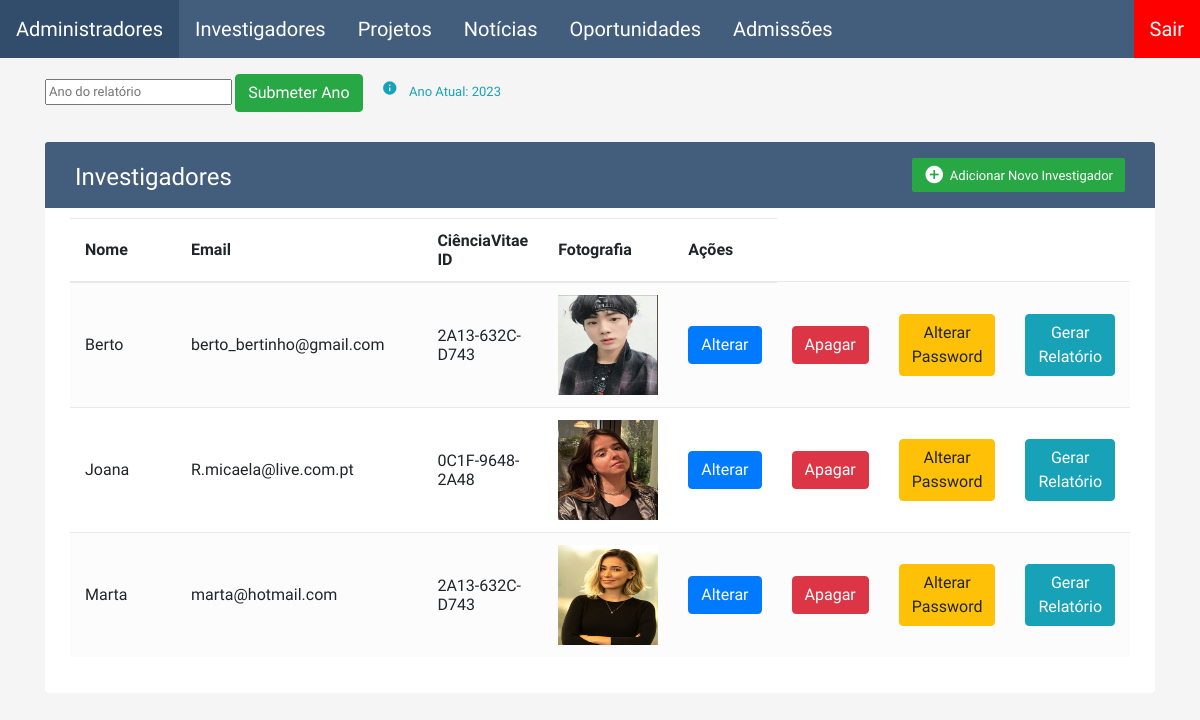
The page /backoffice/investigadores/index.php (signed in) on the database its author committed.
### tables this page shows
CREATE TABLE `investigadores` (
  `id` int(11) NOT NULL,
  `nome` varchar(100) NOT NULL,
  `email` varchar(100) NOT NULL,
  `ciencia_id` varchar(100) NOT NULL,
  `sobre` mediumtext NOT NULL,
  `tipo` varchar(100) NOT NULL,
  `fotografia` varchar(100) NOT NULL,
  `areasdeinteresse` mediumtext NOT NULL,
  `orcid` varchar(255) NOT NULL,
  `scholar` varchar(255) NOT NULL,
  `password` varchar(255) NOT NULL,
  `ultimologin` datetime DEFAULT NULL
);

### backoffice/verifica.php (called while the page is built, shortened)
<?php
require "navbar.php";
?>

### backoffice/investigadores/index.php (the view, shortened to what this page needs)
<?php
require "../verifica.php";
require "../config/basedados.php";
$sql = "SELECT id, nome, email, ciencia_id, sobre, tipo, fotografia, areasdeinteresse, orcid, scholar FROM investigadores ORDER BY nome";
$result = mysqli_query($conn, $sql);
?>
<link rel="stylesheet" href="https://stackpath.bootstrapcdn.com/bootstrap/4.5.0/css/bootstrap.min.css">
<link rel="stylesheet" href="https://maxcdn.bootstrapcdn.com/font-awesome/4.7.0/css/font-awesome.min.css">
<div class="container mt-3">
	<form action="./index.php" method="post">
		<input name="anoRelatorio" type="text" placeholder="Ano do relatório" />
		<input type="submit" value="Submeter Ano" class="btn btn-success" />
			<?php
			if (isset($_SESSION["anoRelatorio"])) {
			?>
				<span class='text-danger'>
					<?php
					if (@$_SESSION["anoRelatorio"] != "") {
					?>
						<span class="material-icons-round ml-3" style="font-size:16px;">&#xE002;</span><span class="ml-2">Foi submetido o ano <?= $_SESSION["anoRelatorio"] ?>!</span>
					<?php
					} else {
					?>
						<span class="material-icons-round ml-3" style="font-size:16px;">&#xE002;</span><span class="ml-2">Cuidado! Campo submetido vazio! (Ano: <?= date("Y") ?>)</span>
					<?php
					}
					?>
				</span>
			<?php } else {
			?>
				<span class="text-info">
					<span class="material-icons-round ml-3" style="font-size:16px;">&#xE88E;</span><span class="ml-2"> Ano Atual: <?= date("Y") ?></span>
				</span>
		<?php
			}?>
	</form>
</div>
<div class="container-xl">
	<div class="table-responsive">
		<div class="table-wrapper">
			<div class="table-title">
				<div class="row">
					<div class="col-sm-6">
						<h2>Investigadores</h2>
					</div>
					<?php if ($_SESSION["autenticado"] == 'administrador') { ?>
						<div class="col-sm-6">
							<a href="create.php" class="btn btn-success"><i class="material-icons">&#xE147;</i> <span>Adicionar
									Novo Investigador</span></a>
						</div>
					<?php } ?>
				</div>
			</div>
			<table class="table table-striped table-hover">
				<thead>
					<tr>
						<th>Nome</th>
						<th>Email</th>
						<th>CiênciaVitae ID</th>
						<th>Fotografia</th>
						<th>Ações</th>
					</tr>
				</thead>
				<tbody>
					<?php
					if (mysqli_num_rows($result) > 0) {
						while ($row = mysqli_fetch_assoc($result)) {
							if ($_SESSION["autenticado"] == 'administrador' || $_SESSION["autenticado"] == $row["id"]) {
								echo "<tr>";
								echo "<td>" . $row["nome"] . "</td>";
								echo "<td>" . $row["email"] . "</td>";
								echo "<td>" . $row["ciencia_id"] . "</td>";
								echo "<td><img src='../assets/investigadores/$row[fotografia]' width = '100px' height = '100px'></td>";
								echo "<td><a href='edit.php?id=" . $row["id"] . "' class='btn btn-primary'><span>Alterar</span></a></td>";
								if ($_SESSION["autenticado"] == 'administrador') {
									echo "<td><a href='remove.php?id=" . $row["id"] . "' class='btn btn-danger'><span>Apagar</span></a></td>";
								}
								echo "<td><a href='resetpassword.php?id=" . $row["id"] . "' class='btn btn-warning'><span>Alterar Password</span></a></td>";
								echo "<td><a href='autoEscreveRelatorio.php?id=" . $row["id"] . "' class='btn btn-info'><span>Gerar Relatório</span></a></td>";
								echo "</tr>";
							}
						}
					}
					?>
				</tbody>
			</table>
		</div>
	</div>
</div>

### backoffice/navbar.php (shortened to what this page needs)
<ul class="navUl">
    <?php
    if ($_SESSION["autenticado"] == "administrador") {
        echo "<li class=\"navLi\"><a href=\"../administradores\">Administradores</a></li>";
    }
    ?>
    <li class="navLi"><a href="../investigadores">Investigadores</a></li>
    <li class="navLi"><a href="../projetos">Projetos</a></li>
    <li class="navLi"><a href="../noticias">Notícias</a></li>
    <li class="navLi"><a href="../oportunidades">Oportunidades</a></li>
    <?php
    if ($_SESSION["autenticado"] == "administrador") {
        echo "<li class='navLi'><a href='../admissoes'>Admissões</a></li>";
    }
    ?>
    <li class="navLi"><a class="leftnav" href="../sair.php">Sair</a></li>
</ul>

### backoffice/navbar.php (style rules this page uses)
.navUl { list-style-type: none; margin: 0; padding: 0; overflow: hidden; background-color: #435d7d; font-size: 20px; font-family: 'Varela Round'; }
.navLi { float: left; }
.navLi a { display: block; color: white; text-align: center; padding: 14px 16px; text-decoration: none; }
.leftnav { display: block; position: absolute; right: 0%; color: white; background-color: #ff0000; text-align: center; padding: 14px 16px; text-decoration: dashed; }

### rows shown on the page
investigadores: nome "Berto", email "berto_bertinho@gmail.com", ciencia "2A13-632C-D743", fotografia (picture)
investigadores: nome "Joana", email "R.micaela@live.com.pt", ciencia "0C1F-9648-2A48", fotografia (picture)
investigadores: nome "Marta", email "marta@hotmail.com", ciencia "2A13-632C-D743", fotografia (picture)
